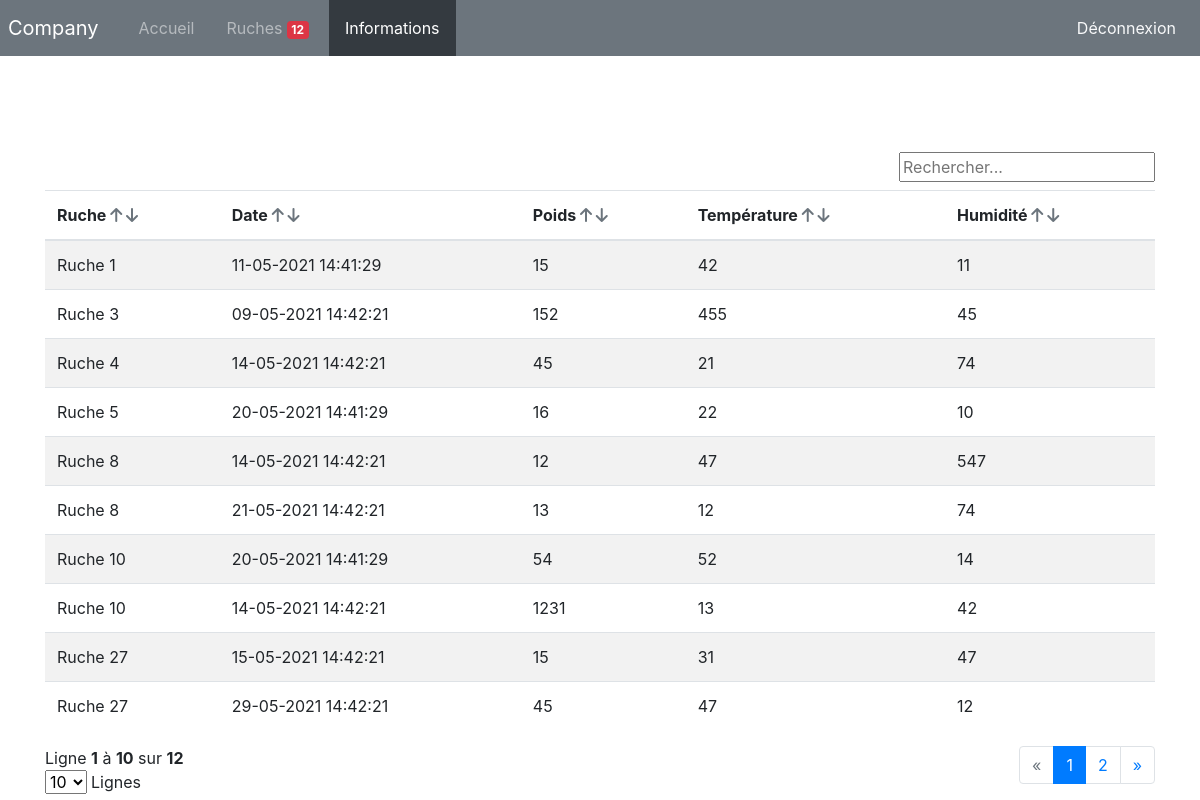
/?p=information, run on the app's committed database.
### tables this page shows
CREATE TABLE IF NOT EXISTS `information_ruche` (
  `id` int NOT NULL AUTO_INCREMENT,
  `id_ruche` int NOT NULL,
  `date` datetime NOT NULL,
  `poids` decimal(10,0) NOT NULL,
  `temperature` int NOT NULL,
  `humidite` int NOT NULL,
  PRIMARY KEY (`id`),
  KEY `clef etrangere` (`id_ruche`)
);

CREATE TABLE IF NOT EXISTS `ruche` (
  `id` int NOT NULL AUTO_INCREMENT,
  `nom` text NOT NULL,
  `latitude` decimal(8,6) NOT NULL,
  `longitude` decimal(9,6) NOT NULL,
  PRIMARY KEY (`id`)
);

### template/information/index_information.php (the view, shortened to what this page needs)
<div class="d-flex justify-content-end align-items-center">
  <form>
    <input type="text" placeholder="Rechercher..."/ id="search">
  </form>
</div>
<table class="table table-striped mt-2">
  <thead>
    <tr>
      <th scope="col" id="nom">
        Ruche
        <span>
          <a href="/?p=information&tri=nom&direction=ASC"><i class="fas fa-arrow-up text-secondary"></i></a>
          <a href="/?p=information&tri=nom&direction=DESC"><i class="fas fa-arrow-down text-secondary"></i></a>
        </span>
      </th>
      <th scope="col" id="date">
        Date
        <span>
          <a href="/?p=information&tri=date&direction=ASC"><i class="fas fa-arrow-up text-secondary"></i></a>
          <a href="/?p=information&tri=date&direction=DESC"><i class="fas fa-arrow-down text-secondary"></i></a>
        </span>
      </th>
      <th scope="col" id="poids">
        Poids
        <span>
            <a href="/?p=information&tri=poids&direction=ASC"><i class="fas fa-arrow-up text-secondary"></i></a>
            <a href="/?p=information&tri=poids&direction=DESC"><i class="fas fa-arrow-down text-secondary"></i></a>
        </span>
      </th>
      <th scope="col" id="temperature">
        Température
        <span>
            <a href="/?p=information&tri=temperature&direction=ASC"><i class="fas fa-arrow-up text-secondary"></i></a>
            <a href="/?p=information&tri=temperature&direction=DESC"><i class="fas fa-arrow-down text-secondary"></i></a>
        </span>
      </th>
      <th scope="col" id="humidite">
        Humidité
        <span>
            <a href="/?p=information&tri=humidite&direction=ASC"><i class="fas fa-arrow-up text-secondary"></i></a>
            <a href="/?p=information&tri=humidite&direction=DESC"><i class="fas fa-arrow-down text-secondary"></i></a>
        </span>
      </th>
    </tr>
  </thead>
  <tbody>
    <?php foreach ($informations as $key => $information): ?>
    <tr>
      <td><?=$information['nom']?></th>
      <td><?=date_format(date_create($information['date']),'d-m-Y H:i:s')?></th>
      <td><?=$information['poids']?></th>
      <td><?=$information['temperature']?></td>
      <td><?=$information['humidite']?></td>
    </tr>
    <?php endforeach; ?>
  </tbody>
</table>
<div class="d-flex justify-content-between">
  <div>
    Ligne <?php
    echo '<b>'.(($pagination-1) * $limit + 1) . '</b> à <b>' .  (($pagination-1) * $limit + count($informations)) . '</b> sur <b>' . $nbrInformation. '</b>';
    ?>
    <div class="d-flex align-items-center">
      <form action="/?p=ruche&f=nbLines" method="post" name="form_nbLines" id="form_nbLines">
        <select name="nbLines" class="form-select" id="nbLines">
          <option value="10">10</option>
        </select>
      </form>
      <div class="px-1">
        Lignes
      </div>
    </div>
  </div>
  <?php
    $prec = $pagination == 1 ? 1 : $pagination-1;
    $suiv = $pagination == ceil((intval($nbrInformation) / $limit)) ? $pagination : $pagination+1;
  ?>
  <nav aria-label="Page navigation example">
    <ul class="pagination">
      <li class="page-item" id="prec">
        <a class="page-link" href="/?p=information&pagination=<?= $prec ;?>" aria-label="Previous">
          <span aria-hidden="true">&laquo;</span>
        </a>
      </li>
      <?php for ($i=1; $i < ((intval($nbrInformation) / $limit) + 1); $i++): ?>
        <li class="page-item number"><a class="page-link" href="/?p=information&pagination=<?= $i ;?>"><?= $i ;?></a></li>
      <?php endfor; ?>
      <li class="page-item" id="suiv">
        <a class="page-link" href="/?p=information&pagination=<?= $suiv ;?>" aria-label="Next">
          <span aria-hidden="true">&raquo;</span>
        </a>
      </li>
    </ul>
  </nav>
</div>

### data on the page
information_ruche: id_ruche.nom "Ruche 1", date "11-05-2021 14:41:29", poids "15", temperature "42", humidite "11"
information_ruche: id_ruche.nom "Ruche 3", date "09-05-2021 14:42:21", poids "152", temperature "455", humidite "45"
information_ruche: id_ruche.nom "Ruche 4", date "14-05-2021 14:42:21", poids "45", temperature "21", humidite "74"
information_ruche: id_ruche.nom "Ruche 5", date "20-05-2021 14:41:29", poids "16", temperature "22", humidite "10"
information_ruche: id_ruche.nom "Ruche 8", date "14-05-2021 14:42:21", poids "12", temperature "47", humidite "547"
information_ruche: id_ruche.nom "Ruche 8", date "21-05-2021 14:42:21", poids "13", temperature "12", humidite "74"
information_ruche: id_ruche.nom "Ruche 10", date "20-05-2021 14:41:29", poids "54", temperature "52", humidite "14"
information_ruche: id_ruche.nom "Ruche 10", date "14-05-2021 14:42:21", poids "1231", temperature "13", humidite "42"
information_ruche: id_ruche.nom "Ruche 27", date "15-05-2021 14:42:21", poids "15", temperature "31", humidite "47"
information_ruche: id_ruche.nom "Ruche 27", date "29-05-2021 14:42:21", poids "45", temperature "47", humidite "12"

### other printed values
$nbrRuche['nb'] "12"
$nbrInformation "12"
